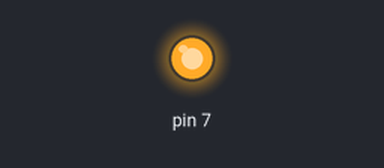
Recording of a program running on a simulated Raspberry Pi (header pin numbers). Shown: output pins drawn as LEDs (lit = HIGH). At 0.4 s the program stops and its outputs stay as they are.

Above: at 0.2 s.
Timing chart, 0 to 1.9 s (numbered marks = the images above):
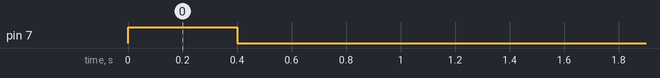

Measured:
- by itself, pin 7: LOW → HIGH at 0.00 s, → LOW 0.40 s later

The program:

FB006_buzzer_small.py
```python
import RPi.GPIO as GPIO ## Import GPIO Library
import time ## Import 'time' library.  Allows us to use 'sleep'
GPIO.setmode(GPIO.BOARD) ## Use BOARD pin numbering
GPIO.setup(7, GPIO.OUT) ## Setup GPIO pin 7 to OUT
GPIO.output(7, True) ## Turn on GPIO pin 7
time.sleep(.4) ## Wait
GPIO.output(7, False) ## Switch off GPIO pin 7
GPIO.cleanup()
```
